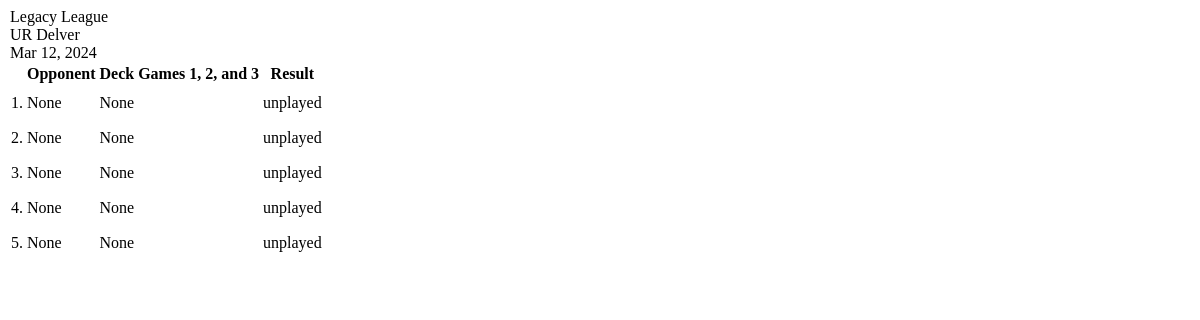
The app's page /new_league_submit (signed in), older data.
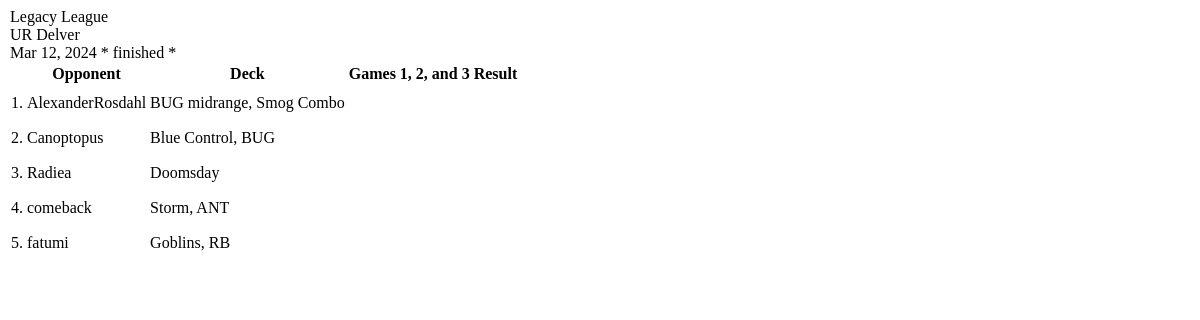
The same page, newer data.
### core/models.py (models this page shows, shortened)
class Match(models.Model):
    user = models.ForeignKey(CustomUser, null=True, on_delete=models.CASCADE)
    dateCreated = models.DateTimeField(default=timezone.now, null=True)
    mtgFormat = models.ForeignKey(MtgFormat, null=True, on_delete=models.CASCADE, related_name="mtgFormat")
    myDeck = models.ForeignKey(Deck, null=True, on_delete=models.CASCADE, related_name="mydeck")
    theirName = models.CharField(null=True, max_length=100)
    theirArchetype = models.ForeignKey(Archetype, verbose_name="Their Archetype", null=True, on_delete=models.CASCADE, related_name="theirarchetype")
    theirDeck = models.ForeignKey(Deck, verbose_name="Their Deck", null=True, on_delete=models.CASCADE, related_name="theirdeck")
    theirFlavor = models.ForeignKey(Flavor, verbose_name="Thier Flavor", null=True, on_delete=models.CASCADE, related_name="theirflavors")
    inLeagueNum = models.IntegerField(null=True)
    game1 = models.BooleanField(verbose_name='Win1', null=True, default=None, help_text="win")
    game2 = models.BooleanField(verbose_name='Win2', null=True, default=None)
    game3 = models.BooleanField(verbose_name='Win3', null=True, default=None)
    didjawin = models.BooleanField('Match Win', null=True, default=None)
    league = models.ForeignKey(League, null=True, on_delete=models.CASCADE, related_name="matches")

class Deck(models.Model):
    name = models.CharField(verbose_name="deck name", max_length=25)
    mtgFormat = models.ForeignKey(MtgFormat, null=True, on_delete=models.CASCADE)
    archetype = models.ForeignKey(Archetype, null=True, on_delete=models.CASCADE)
    dateCreated = models.DateTimeField(default=timezone.now)
    def __str__(self):
        return str(self.name)

class Flavor(models.Model):
    name = models.CharField(max_length=30, default='none')
    deck = models.ForeignKey(Deck, null=True, on_delete=models.CASCADE, related_name="flavors")
    isdefault = models.BooleanField('default', default=False)
    def __str__(self):
        return f'{self.name}'

### core/views.py (the view, shortened to what this page needs)
# urls.py: path('new_league_submit', views.new_league_submit, name='new_league_submit'),
def new_league_submit(request):
    user = request.user
    context = {
    }
    return get_league_current(request)

### core/models.py (called while the page is built)
    def __str__(self):
        return self.name

### core/views.py (called while the page is built)
def get_league_current(request):
    user = request.user
    leagues_list = League.objects.filter(user=user).order_by('-dateCreated')
    try:
        current_league = leagues_list[0]
        matches_list = current_league.matches.all()
    except:
        current_league = None
        matches_list = None
    context = {
        "cLeague": current_league,
        "matches": matches_list
    }
    return render(request, 'core/partials/leaguematches/current_leaguetable.html', context)

### core/templates/core/partials/leaguematches/current_leaguetable.html (shortened to what this page needs)
{% if cLeague %}
    <table class="table table-hover matchtable">
        <legend class="text-center">
            <div class="row">
                <div class="col">
                    {{ cLeague.mtgFormat }} League
                </div>
                <div class="col">
                    {% if cLeague.myFlavor.name != "none" %}{{cLeague.myFlavor}}{% endif %} {{cLeague.myDeck}}
                </div>
                <div class="col">
                    {{cLeague.dateCreated|date:"M d, Y"}} {% if cLeague.isFinished %} * finished * {% endif %}
                </div>
            </div>
        </legend>
        <thead>
            <th></th>
            <th>Opponent</th>
            <th>Deck</th>
            <th colspan="3">Games 1, 2, and 3</th>
            <th>Result</th>
            <th></th>
        </thead>
        <tbody>
            {% for match in matches %}
                <tr class="align-middle">
                    <td class="align-middle">{{ match.inLeagueNum }}.</td>
                    <td>{{ match.theirName }}</td>
                    <td>{{ match.theirDeck }}{% if match.theirFlavor.name != "none" %}{% if match.theirFlavor.name != None %}, {{match.theirFlavor.name}}{% endif %}{% endif %}</td>
                    {% if match.game1 == 1 %}
                    <td></td>
                    {% elif match.game1 == 0 %}
                    <td></td>
                    {% else %}
                    <td></td>
                    {% endif %}
                    {% if match.game2 == 1 %}
                    <td></td>
                    {% elif match.game2 == 0 %}
                    <td></td>
                    {% else %}
                    <td></td>
                    {% endif %}
                    {% if match.game3 == 1 %}
                    <td></td>
                    {% elif match.game3 is None %}
                    <td></td>
                    {% elif match.game3 == 0 %}
                    <td><i class="bi bi-x" style="color: red; font-size: 1.4rem;"></i></td>
                    {% else %}
                    <td></td>
                    {% endif %}
                    {% if match.didjawin == 1 %}
                        <td></td>
                    {% elif match.didjawin == 0 %}
                        <td><i class="bi bi-x-circle" style="font-size: 1.8rem; color: red;"></i></td>
                    {% else %}
                        <td>unplayed</td>
                    {% endif %}
                    <td style="padding: 0;">
                        <a href="" hx-get="{% url 'edit_match' match.pk %}" hx-target="closest tr" hx-swap="outerHTML"><i class="bi bi-pencil" style="font-size: 1.8rem; padding-right: 15px;"></i></a>
                    </td>
                </tr>
            {% endfor %}
        </tbody>
    </table>
{% else %}
    <p>You don't have any leagues yet, click the above button to start your first league.</p>
{% endif %}

Row changes from the older to the newer data that the page shows:
changed Match: theirName "None" → "AlexanderRosdahl"; theirDeck "None" → "BUG midrange"; theirFlavor.name (not shown) → "Smog Combo"; game1 empty → True (drawn); game2 empty → True (drawn); no longer shows "unplayed"
changed Match: theirName "None" → "Canoptopus"; theirDeck "None" → "Blue Control"; theirFlavor.name (not shown) → "BUG"; game1 empty → True (drawn); game2 empty → False (drawn); game3 empty → True (drawn); no longer shows "unplayed"
changed Match: theirName "None" → "Radiea"; theirDeck "None" → "Doomsday"; game1 empty → True (drawn); game2 empty → True (drawn); no longer shows "unplayed"
changed Match: theirName "None" → "comeback"; theirDeck "None" → "Storm"; theirFlavor.name (not shown) → "ANT"; game1 empty → False (drawn); game2 empty → True (drawn); game3 empty → True (drawn); no longer shows "unplayed"
changed Match: theirName "None" → "fatumi"; theirDeck "None" → "Goblins"; theirFlavor.name (not shown) → "RB"; game1 empty → True (drawn); game2 empty → True (drawn); no longer shows "unplayed"
Text that changed along with them:
text now shown: "* finished *"
